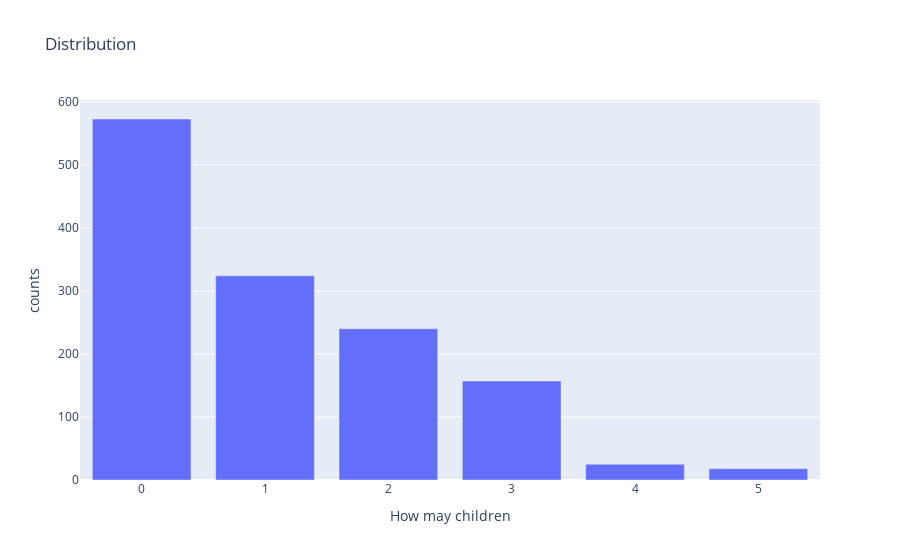

Notebook code cell kept with this figure:
### Code cell
children_cat = df.groupby(by=["children"]).size().reset_index(name="counts")
px.bar(data_frame=children_cat, x="children", y="counts", title="Distribution",
      labels={
                     "count": "Count",
                    "children":"How may children"})

### Figure 1 — Plotly figure (JSON) as saved in the notebook; plotly's stock layout.template omitted (floating-point values rounded to 4 significant figures)
{"data": [{"alignmentgroup": "True", "hovertemplate": "How may children=%{x}<br>counts=%{y}<extra></extra>", "legendgroup": "", "marker": {"color": "#636efa", "pattern": {"shape": ""}}, "name": "", "offsetgroup": "", "orientation": "v", "showlegend": false, "textposition": "auto", "type": "bar", "x": [0, 1, 2, 3, 4, 5], "xaxis": "x", "y": [573, 324, 240, 157, 25, 18], "yaxis": "y"}], "layout": {"barmode": "relative", "legend": {"tracegroupgap": 0}, "title": {"text": "Distribution"}, "xaxis": {"anchor": "y", "domain": [0, 1], "title": {"text": "How may children"}}, "yaxis": {"anchor": "x", "domain": [0, 1], "title": {"text": "counts"}}}}
